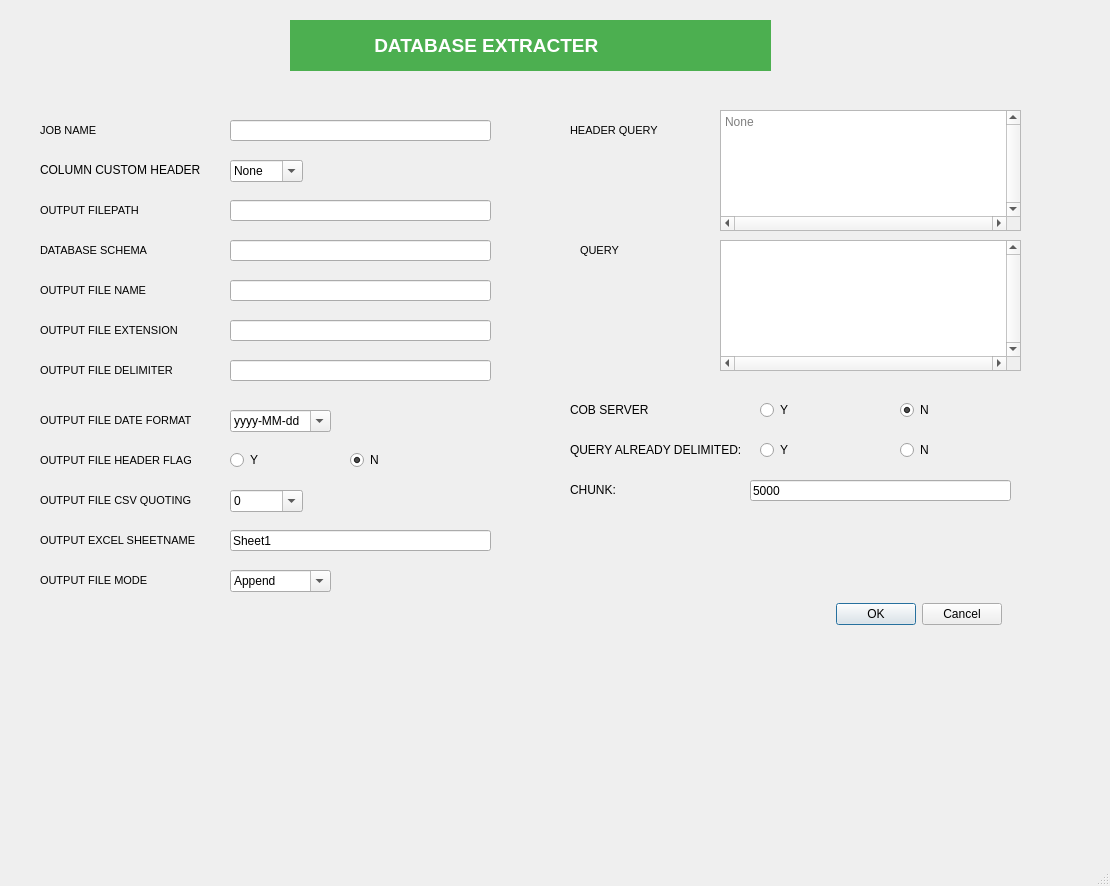
<?xml version="1.0" encoding="UTF-8"?>
<ui version="4.0">
 <class>MainWindow</class>
 <widget class="QMainWindow" name="MainWindow">
  <property name="geometry">
   <rect>
    <x>0</x>
    <y>0</y>
    <width>1110</width>
    <height>886</height>
   </rect>
  </property>
  <property name="windowTitle">
   <string>MainWindow</string>
  </property>
  <widget class="QWidget" name="centralwidget">
   <widget class="QLabel" name="l_database_loader">
    <property name="geometry">
     <rect>
      <x>290</x>
      <y>20</y>
      <width>481</width>
      <height>51</height>
     </rect>
    </property>
    <property name="font">
     <font>
      <pointsize>14</pointsize>
      <weight>75</weight>
      <bold>true</bold>
     </font>
    </property>
    <property name="styleSheet">
     <string notr="true">QLabel#l_database_loader {
    /* Make the text bold */
    font-weight: bold;
    /* Increase the font size significantly */
    font-size: 14pt;
    /* Set a dark, high-contrast color */
     color: #ffffff; 
    /* Center the text (if not already centered by layout) */
    text-align: center;
    /* Add a subtle drop shadow for depth */
    text-shadow: 1px 1px 2px rgba(0, 0, 0, 0.1);
    background-color: #4caf50; /* Lighter light blue color */
}</string>
    </property>
    <property name="text">
     <string>                DATABASE EXTRACTER</string>
    </property>
   </widget>
   <widget class="QLabel" name="l_db_schema">
    <property name="geometry">
     <rect>
      <x>40</x>
      <y>230</y>
      <width>161</width>
      <height>41</height>
     </rect>
    </property>
    <property name="font">
     <font>
      <pointsize>8</pointsize>
     </font>
    </property>
    <property name="text">
     <string>DATABASE SCHEMA</string>
    </property>
   </widget>
   <widget class="QLineEdit" name="in_db_schema">
    <property name="geometry">
     <rect>
      <x>230</x>
      <y>240</y>
      <width>261</width>
      <height>21</height>
     </rect>
    </property>
   </widget>
   <widget class="QLabel" name="l_output_file_name">
    <property name="geometry">
     <rect>
      <x>40</x>
      <y>280</y>
      <width>131</width>
      <height>21</height>
     </rect>
    </property>
    <property name="font">
     <font>
      <pointsize>8</pointsize>
     </font>
    </property>
    <property name="text">
     <string>OUTPUT FILE NAME</string>
    </property>
   </widget>
   <widget class="QTextEdit" name="in_header_query">
    <property name="geometry">
     <rect>
      <x>720</x>
      <y>110</y>
      <width>301</width>
      <height>121</height>
     </rect>
    </property>
    <property name="verticalScrollBarPolicy">
     <enum>Qt::ScrollBarAlwaysOn</enum>
    </property>
    <property name="horizontalScrollBarPolicy">
     <enum>Qt::ScrollBarAlwaysOn</enum>
    </property>
    <property name="placeholderText">
     <string extracomment="None">None</string>
    </property>
   </widget>
   <widget class="QLabel" name="l_output_file_path">
    <property name="geometry">
     <rect>
      <x>40</x>
      <y>200</y>
      <width>131</width>
      <height>20</height>
     </rect>
    </property>
    <property name="font">
     <font>
      <pointsize>8</pointsize>
     </font>
    </property>
    <property name="text">
     <string>OUTPUT FILEPATH</string>
    </property>
   </widget>
   <widget class="QLabel" name="l_custom_header">
    <property name="geometry">
     <rect>
      <x>40</x>
      <y>160</y>
      <width>171</width>
      <height>20</height>
     </rect>
    </property>
    <property name="text">
     <string>COLUMN CUSTOM HEADER</string>
    </property>
   </widget>
   <widget class="QComboBox" name="in_custom_header">
    <property name="geometry">
     <rect>
      <x>230</x>
      <y>160</y>
      <width>73</width>
      <height>22</height>
     </rect>
    </property>
    <property name="autoFillBackground">
     <bool>true</bool>
    </property>
    <property name="editable">
     <bool>true</bool>
    </property>
    <property name="currentText">
     <string>None</string>
    </property>
    <property name="currentIndex">
     <number>0</number>
    </property>
    <property name="insertPolicy">
     <enum>QComboBox::InsertAtBottom</enum>
    </property>
    <item>
     <property name="text">
      <string>None</string>
     </property>
    </item>
    <item>
     <property name="text">
      <string>Header</string>
     </property>
    </item>
    <item>
     <property name="text">
      <string>Data</string>
     </property>
    </item>
    <item>
     <property name="text">
      <string>Both</string>
     </property>
    </item>
   </widget>
   <widget class="QLineEdit" name="in_output_path">
    <property name="geometry">
     <rect>
      <x>230</x>
      <y>200</y>
      <width>261</width>
      <height>21</height>
     </rect>
    </property>
   </widget>
   <widget class="QLineEdit" name="in_output_file">
    <property name="geometry">
     <rect>
      <x>230</x>
      <y>280</y>
      <width>261</width>
      <height>21</height>
     </rect>
    </property>
   </widget>
   <widget class="QLabel" name="l_output_extension">
    <property name="geometry">
     <rect>
      <x>40</x>
      <y>320</y>
      <width>161</width>
      <height>21</height>
     </rect>
    </property>
    <property name="font">
     <font>
      <pointsize>8</pointsize>
     </font>
    </property>
    <property name="text">
     <string>OUTPUT FILE EXTENSION</string>
    </property>
   </widget>
   <widget class="QLineEdit" name="in_output_extension">
    <property name="geometry">
     <rect>
      <x>230</x>
      <y>320</y>
      <width>261</width>
      <height>21</height>
     </rect>
    </property>
   </widget>
   <widget class="QLabel" name="l_output_delimiter">
    <property name="geometry">
     <rect>
      <x>40</x>
      <y>360</y>
      <width>161</width>
      <height>21</height>
     </rect>
    </property>
    <property name="font">
     <font>
      <pointsize>8</pointsize>
     </font>
    </property>
    <property name="text">
     <string>OUTPUT FILE DELIMITER</string>
    </property>
   </widget>
   <widget class="QLineEdit" name="in_output_delimiter">
    <property name="geometry">
     <rect>
      <x>230</x>
      <y>360</y>
      <width>261</width>
      <height>21</height>
     </rect>
    </property>
   </widget>
   <widget class="QLabel" name="l_date_format">
    <property name="geometry">
     <rect>
      <x>40</x>
      <y>410</y>
      <width>181</width>
      <height>21</height>
     </rect>
    </property>
    <property name="font">
     <font>
      <pointsize>8</pointsize>
     </font>
    </property>
    <property name="text">
     <string>OUTPUT FILE DATE FORMAT</string>
    </property>
   </widget>
   <widget class="QComboBox" name="in_date_format">
    <property name="geometry">
     <rect>
      <x>230</x>
      <y>410</y>
      <width>101</width>
      <height>22</height>
     </rect>
    </property>
    <property name="autoFillBackground">
     <bool>true</bool>
    </property>
    <property name="editable">
     <bool>true</bool>
    </property>
    <property name="currentText">
     <string>yyyy-MM-dd</string>
    </property>
    <property name="currentIndex">
     <number>0</number>
    </property>
    <property name="insertPolicy">
     <enum>QComboBox::InsertAtBottom</enum>
    </property>
    <item>
     <property name="text">
      <string>yyyy-MM-dd</string>
     </property>
    </item>
    <item>
     <property name="text">
      <string>yyyy-MM-dd HH:mm:ss</string>
     </property>
    </item>
    <item>
     <property name="text">
      <string>yyyy-MM-dd HH:mm:ss a</string>
     </property>
    </item>
    <item>
     <property name="text">
      <string>dd/MM/yyyy</string>
     </property>
    </item>
    <item>
     <property name="text">
      <string>MM/dd/yyyy</string>
     </property>
    </item>
    <item>
     <property name="text">
      <string>dd-MM-yyyy</string>
     </property>
    </item>
    <item>
     <property name="text">
      <string>MMM,dd,yyyy</string>
     </property>
    </item>
    <item>
     <property name="text">
      <string>yyyyMMdd</string>
     </property>
    </item>
    <item>
     <property name="text">
      <string>yyyyMM</string>
     </property>
    </item>
    <item>
     <property name="text">
      <string>HH:mm:ss</string>
     </property>
    </item>
    <item>
     <property name="text">
      <string>EEEE, MMM, dd, yyyy</string>
     </property>
    </item>
   </widget>
   <widget class="QLabel" name="header_query_5">
    <property name="geometry">
     <rect>
      <x>40</x>
      <y>450</y>
      <width>181</width>
      <height>21</height>
     </rect>
    </property>
    <property name="font">
     <font>
      <pointsize>8</pointsize>
     </font>
    </property>
    <property name="text">
     <string>OUTPUT FILE HEADER FLAG</string>
    </property>
   </widget>
   <widget class="QRadioButton" name="in_header_flag_yes">
    <property name="geometry">
     <rect>
      <x>230</x>
      <y>450</y>
      <width>95</width>
      <height>20</height>
     </rect>
    </property>
    <property name="text">
     <string>Y</string>
    </property>
   </widget>
   <widget class="QLabel" name="header_query_6">
    <property name="geometry">
     <rect>
      <x>40</x>
      <y>490</y>
      <width>181</width>
      <height>21</height>
     </rect>
    </property>
    <property name="font">
     <font>
      <pointsize>8</pointsize>
     </font>
    </property>
    <property name="text">
     <string>OUTPUT FILE CSV QUOTING</string>
    </property>
   </widget>
   <widget class="QComboBox" name="in_csv_quoting">
    <property name="geometry">
     <rect>
      <x>230</x>
      <y>490</y>
      <width>73</width>
      <height>22</height>
     </rect>
    </property>
    <property name="autoFillBackground">
     <bool>true</bool>
    </property>
    <property name="editable">
     <bool>true</bool>
    </property>
    <property name="currentText">
     <string>0</string>
    </property>
    <property name="currentIndex">
     <number>0</number>
    </property>
    <property name="insertPolicy">
     <enum>QComboBox::InsertAtBottom</enum>
    </property>
    <item>
     <property name="text">
      <string>0</string>
     </property>
    </item>
    <item>
     <property name="text">
      <string>1</string>
     </property>
    </item>
    <item>
     <property name="text">
      <string>2</string>
     </property>
    </item>
    <item>
     <property name="text">
      <string>3</string>
     </property>
    </item>
   </widget>
   <widget class="QLabel" name="header_query_7">
    <property name="geometry">
     <rect>
      <x>40</x>
      <y>530</y>
      <width>181</width>
      <height>21</height>
     </rect>
    </property>
    <property name="font">
     <font>
      <pointsize>8</pointsize>
     </font>
    </property>
    <property name="text">
     <string>OUTPUT EXCEL SHEETNAME</string>
    </property>
   </widget>
   <widget class="QLabel" name="header_query_8">
    <property name="geometry">
     <rect>
      <x>570</x>
      <y>120</y>
      <width>181</width>
      <height>21</height>
     </rect>
    </property>
    <property name="font">
     <font>
      <pointsize>8</pointsize>
     </font>
    </property>
    <property name="text">
     <string>HEADER QUERY</string>
    </property>
   </widget>
   <widget class="QLabel" name="db_schema_2">
    <property name="geometry">
     <rect>
      <x>580</x>
      <y>240</y>
      <width>61</width>
      <height>21</height>
     </rect>
    </property>
    <property name="font">
     <font>
      <pointsize>8</pointsize>
     </font>
    </property>
    <property name="text">
     <string>QUERY</string>
    </property>
   </widget>
   <widget class="QTextEdit" name="in_query">
    <property name="geometry">
     <rect>
      <x>720</x>
      <y>240</y>
      <width>301</width>
      <height>131</height>
     </rect>
    </property>
    <property name="verticalScrollBarPolicy">
     <enum>Qt::ScrollBarAlwaysOn</enum>
    </property>
    <property name="horizontalScrollBarPolicy">
     <enum>Qt::ScrollBarAlwaysOn</enum>
    </property>
   </widget>
   <widget class="QLabel" name="custom_header_2">
    <property name="geometry">
     <rect>
      <x>570</x>
      <y>400</y>
      <width>171</width>
      <height>20</height>
     </rect>
    </property>
    <property name="text">
     <string>COB SERVER</string>
    </property>
   </widget>
   <widget class="QLabel" name="custom_header_3">
    <property name="geometry">
     <rect>
      <x>570</x>
      <y>440</y>
      <width>171</width>
      <height>20</height>
     </rect>
    </property>
    <property name="text">
     <string>QUERY ALREADY DELIMITED:</string>
    </property>
   </widget>
   <widget class="QRadioButton" name="in_query_already_delimited_yes">
    <property name="geometry">
     <rect>
      <x>760</x>
      <y>440</y>
      <width>95</width>
      <height>20</height>
     </rect>
    </property>
    <property name="text">
     <string>Y</string>
    </property>
   </widget>
   <widget class="QRadioButton" name="in_query_already_delimited_no">
    <property name="geometry">
     <rect>
      <x>900</x>
      <y>440</y>
      <width>95</width>
      <height>20</height>
     </rect>
    </property>
    <property name="text">
     <string>N</string>
    </property>
    <property name="checked">
     <bool>true</bool>
    </property>
   </widget>
   <widget class="QLabel" name="custom_header_4">
    <property name="geometry">
     <rect>
      <x>570</x>
      <y>480</y>
      <width>171</width>
      <height>20</height>
     </rect>
    </property>
    <property name="text">
     <string>CHUNK:</string>
    </property>
   </widget>
   <widget class="QLineEdit" name="in_chunk">
    <property name="geometry">
     <rect>
      <x>750</x>
      <y>480</y>
      <width>261</width>
      <height>21</height>
     </rect>
    </property>
    <property name="text">
     <string>5000</string>
    </property>
   </widget>
   <widget class="QDialogButtonBox" name="buttonBox">
    <property name="geometry">
     <rect>
      <x>810</x>
      <y>600</y>
      <width>192</width>
      <height>28</height>
     </rect>
    </property>
    <property name="standardButtons">
     <set>QDialogButtonBox::Cancel|QDialogButtonBox::Ok</set>
    </property>
   </widget>
   <widget class="QRadioButton" name="in_header_flag_no">
    <property name="geometry">
     <rect>
      <x>350</x>
      <y>450</y>
      <width>95</width>
      <height>20</height>
     </rect>
    </property>
    <property name="text">
     <string>N</string>
    </property>
    <property name="checked">
     <bool>true</bool>
    </property>
    <property name="autoExclusive">
     <bool>false</bool>
    </property>
   </widget>
   <widget class="QLineEdit" name="in_sheet_name">
    <property name="geometry">
     <rect>
      <x>230</x>
      <y>530</y>
      <width>261</width>
      <height>21</height>
     </rect>
    </property>
    <property name="text">
     <string>Sheet1</string>
    </property>
   </widget>
   <widget class="QRadioButton" name="in_cob_server_yes">
    <property name="geometry">
     <rect>
      <x>760</x>
      <y>400</y>
      <width>95</width>
      <height>20</height>
     </rect>
    </property>
    <property name="text">
     <string>Y</string>
    </property>
   </widget>
   <widget class="QRadioButton" name="in_cob_server_no">
    <property name="geometry">
     <rect>
      <x>900</x>
      <y>400</y>
      <width>95</width>
      <height>20</height>
     </rect>
    </property>
    <property name="text">
     <string>N</string>
    </property>
    <property name="checked">
     <bool>true</bool>
    </property>
    <property name="autoExclusive">
     <bool>false</bool>
    </property>
   </widget>
   <widget class="QLabel" name="l_db_schema_2">
    <property name="geometry">
     <rect>
      <x>40</x>
      <y>110</y>
      <width>91</width>
      <height>41</height>
     </rect>
    </property>
    <property name="font">
     <font>
      <pointsize>8</pointsize>
     </font>
    </property>
    <property name="text">
     <string>JOB NAME</string>
    </property>
   </widget>
   <widget class="QLineEdit" name="in_db_schema_2">
    <property name="geometry">
     <rect>
      <x>230</x>
      <y>120</y>
      <width>261</width>
      <height>21</height>
     </rect>
    </property>
   </widget>
   <widget class="QLabel" name="header_query_9">
    <property name="geometry">
     <rect>
      <x>40</x>
      <y>570</y>
      <width>181</width>
      <height>21</height>
     </rect>
    </property>
    <property name="font">
     <font>
      <pointsize>8</pointsize>
     </font>
    </property>
    <property name="text">
     <string>OUTPUT FILE MODE</string>
    </property>
   </widget>
   <widget class="QComboBox" name="in_output_mode">
    <property name="geometry">
     <rect>
      <x>230</x>
      <y>570</y>
      <width>101</width>
      <height>22</height>
     </rect>
    </property>
    <property name="autoFillBackground">
     <bool>true</bool>
    </property>
    <property name="editable">
     <bool>true</bool>
    </property>
    <property name="currentText">
     <string>Append</string>
    </property>
    <property name="currentIndex">
     <number>0</number>
    </property>
    <property name="insertPolicy">
     <enum>QComboBox::InsertAtBottom</enum>
    </property>
    <item>
     <property name="text">
      <string>Append</string>
     </property>
    </item>
    <item>
     <property name="text">
      <string>Write</string>
     </property>
    </item>
   </widget>
  </widget>
  <widget class="QMenuBar" name="menubar">
   <property name="geometry">
    <rect>
     <x>0</x>
     <y>0</y>
     <width>1110</width>
     <height>26</height>
    </rect>
   </property>
  </widget>
  <widget class="QStatusBar" name="statusbar"/>
 </widget>
 <resources/>
 <connections/>
</ui>
